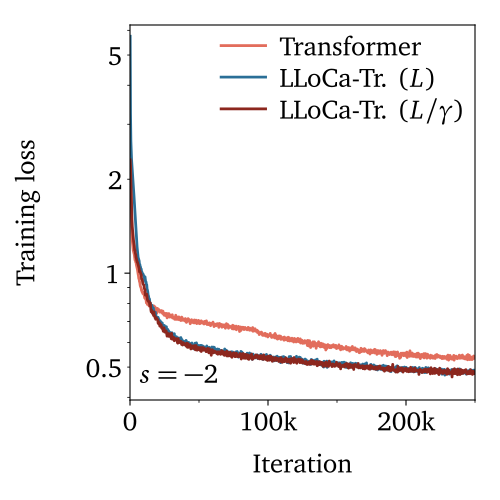

Reproduce this figure in Python.
"""Per-step training tracking for the LLoCa frame-normalization study (appendix A).

Reads training_tracking_0.npz of the six runs in runs/itp4, i.e. Transformer,
LLoCa-Tr. with raw frames (preserve_variance=false) and LLoCa-Tr. with frames
divided by the boost factor (preserve_variance=true), each at size -2 and 2.
"""

import os

import matplotlib
import matplotlib.pyplot as plt
import numpy as np
from matplotlib.backends.backend_pdf import PdfPages
from matplotlib.ticker import FuncFormatter, LogLocator, MultipleLocator

from paper.plot import (
    BOTTOM,
    FIGSIZE,
    FONTSIZE,
    LEFT,
    LEGEND_KWARGS,
    RIGHT,
    TOP,
    X_LABEL_POS,
    Y_LABEL_POS,
    colors,
    labels,
    place_labels,
)

matplotlib.rcParams["axes.grid"] = False

BASE = "runs/itp4"
OUT = "paper/tracking.pdf"

MODELS = [
    ("tr", labels["tr"], colors["tr"]),
    ("lloca_novar", labels["lloca"] + r" ($L$)", "#2A6F97"),
    ("lloca", labels["lloca"] + r" ($L/\gamma$)", colors["lloca"]),
]
RUN_DIRS = {
    ("lloca", -2): "v1_appendixA_lloca_-2-new_1",
    ("lloca", 2): "v1_appendixA_lloca_2-new_1",
    ("lloca_novar", -2): "v1_appendixA_lloca_-2-old_1",
    ("lloca_novar", 2): "v1_appendixA_lloca_2-old_1",
    ("tr", -2): "v1_appendixA_tr_-2_1",
    ("tr", 2): "v1_appendixA_tr_2_1",
}
SIZES = [-2, 2]

# metric, axis label, log y-axis, and a floor that cuts away the initial transient
METRICS = [
    ("loss", "Training loss", True, None),
    ("grad_norm", "Gradient norm", True, None),
    ("logits_var", "Logits variance", True, 1.0),
    ("boost_median", "Median boost factor", False, None),
]

ITERATIONS = 250000
XTICKS, XTICKS_MINOR = [0, 100000, 200000], 50000
N_BINS = 1000
LINEWIDTH = 2.0
# LEGEND_KWARGS is too tight for these labels
LEGEND_SPACING = {"handlelength": 1.6, "handletextpad": 0.5}

# axis margins in units of the axis height, and the clearance kept around legend and label
Y_BOTTOM, Y_TOP, OBSTACLE_PAD = 0.06, 0.03, 0.02

# below this many decades powers of ten alone would leave a single tick label
PLAIN_LOG_DECADES = 2.0


def load():
    data = {}
    for key, run in RUN_DIRS.items():
        with np.load(os.path.join(BASE, run, "training_tracking_0.npz")) as npz:
            data[key] = {k: npz[k] for k in npz.files}
    return data


def binmean(a, n_bins=N_BINS):
    n = len(a) // n_bins * n_bins
    x = (np.arange(n_bins) + 0.5) * (n / n_bins)
    return x, a[:n].reshape(n_bins, -1).mean(axis=1)


def kfmt(x, _pos):
    return "0" if x == 0 else f"{x / 1000:g}k"


def plain_log_fmt(v, _pos):
    """Label only the 1, 2 and 5 ticks of each decade, to keep the axis readable."""
    mantissa = round(v / 10 ** np.floor(np.log10(v) + 1e-9))
    return f"{v:g}" if mantissa in (1, 2, 5) else ""


def format_log_axis(ax):
    lo, hi = ax.get_ylim()
    if np.log10(hi / lo) >= PLAIN_LOG_DECADES:
        return
    ax.yaxis.set_minor_locator(LogLocator(base=10.0, subs=tuple(range(2, 10))))
    ax.yaxis.set_major_formatter(FuncFormatter(plain_log_fmt))
    ax.yaxis.set_minor_formatter(FuncFormatter(plain_log_fmt))


def box_in_axes(fig, artist, ax):
    fig.draw_without_rendering()
    return artist.get_window_extent().transformed(ax.transAxes.inverted())


def in_span(xs, ys, box):
    """The parts of the curves that run through the horizontal span of a box."""
    inside = [
        y[(x >= box.x0 - OBSTACLE_PAD) & (x <= box.x1 + OBSTACLE_PAD)]
        for x, y in zip(xs, ys, strict=True)
    ]
    return [y for y in inside if y.size > 0]


def fit_ylim(xs, ys, logy, legend, corner, floor=None):
    """Smallest y-range that keeps every curve below the top margin, below the
    legend where it passes underneath it, and above the corner label."""
    lo = min(np.min(y) for y in ys)
    if floor is not None:
        lo = max(lo, floor)
    tops = [(max(np.max(y) for y in ys), 1 - Y_TOP)]
    if inside := in_span(xs, ys, legend):
        tops.append((max(np.max(y) for y in inside), legend.y0 - OBSTACLE_PAD))
    bottoms = []
    if inside := in_span(xs, ys, corner):
        # a curve cut off by the floor does not constrain the label below it
        bottoms.append((max(min(np.min(y) for y in inside), lo), corner.y1))
    if logy:
        lo = np.log10(lo)
        tops = [(np.log10(v), frac) for v, frac in tops]
        bottoms = [(np.log10(v), frac) for v, frac in bottoms]

    # with y_frac = (v - lo + bottom * span) / span, an obstacle at frac either caps
    # the curves above it, span >= (v - lo) / (frac - bottom), or pushes the axis down,
    # bottom >= frac - (v - lo) / span; the two are resolved by iterating
    bottom = Y_BOTTOM
    for _ in range(10):
        span = max((v - lo) / (frac - bottom) for v, frac in tops)
        needed = [frac + OBSTACLE_PAD - (v - lo) / span for v, frac in bottoms]
        bottom_new = max([Y_BOTTOM, *needed])
        if abs(bottom_new - bottom) < 1e-4:
            break
        bottom = bottom_new
    lo, hi = lo - bottom * span, lo + (1 - bottom) * span
    return (10**lo, 10**hi) if logy else (lo, hi)


def plot_metric(pdf, data, metric, ylabel, logy, floor, size):
    fig, ax = plt.subplots(figsize=FIGSIZE)
    ax.set_xlabel("Iteration", fontsize=FONTSIZE)
    ax.set_ylabel(ylabel, fontsize=FONTSIZE)
    ax.xaxis.set_label_coords(0.5, X_LABEL_POS)
    ax.yaxis.set_label_coords(Y_LABEL_POS, 0.5)
    plt.subplots_adjust(LEFT, BOTTOM, RIGHT, TOP)

    xs, ys = [], []
    for model, label, color in MODELS:
        x, y = binmean(data[(model, size)][metric])
        ax.plot(x, y, color=color, lw=LINEWIDTH, label=label)
        xs.append(x / ITERATIONS)
        ys.append(y)

    if logy:
        ax.set_yscale("log")
    ax.set_xlim(0, ITERATIONS)
    ax.set_xticks(XTICKS)
    ax.xaxis.set_minor_locator(MultipleLocator(XTICKS_MINOR))
    ax.xaxis.set_major_formatter(FuncFormatter(kfmt))

    legend = ax.legend(loc="upper right", **LEGEND_KWARGS | LEGEND_SPACING)
    corner = ax.text(
        0.03,
        0.03,
        rf"$s={size}$",
        transform=ax.transAxes,
        fontsize=FONTSIZE,
        ha="left",
        va="bottom",
    )
    boxes = [box_in_axes(fig, artist, ax) for artist in (legend, corner)]
    ax.set_ylim(*fit_ylim(xs, ys, logy, *boxes, floor=floor))
    if logy:
        format_log_axis(ax)

    place_labels(fig, ax)
    pdf.savefig(fig)
    plt.close(fig)


def main():
    data = load()
    with PdfPages(OUT) as pdf:
        for metric, ylabel, logy, floor in METRICS:
            for size in SIZES:
                plot_metric(pdf, data, metric, ylabel, logy, floor, size)
    print(f"wrote {OUT}")


if __name__ == "__main__":
    main()
